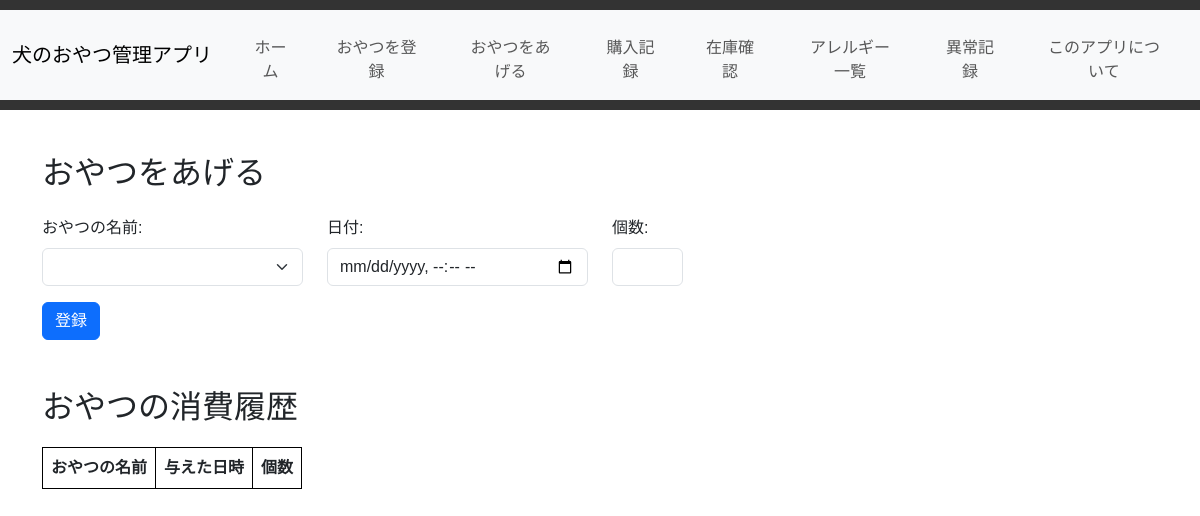
The page /give_snack on the database as committed earlier.
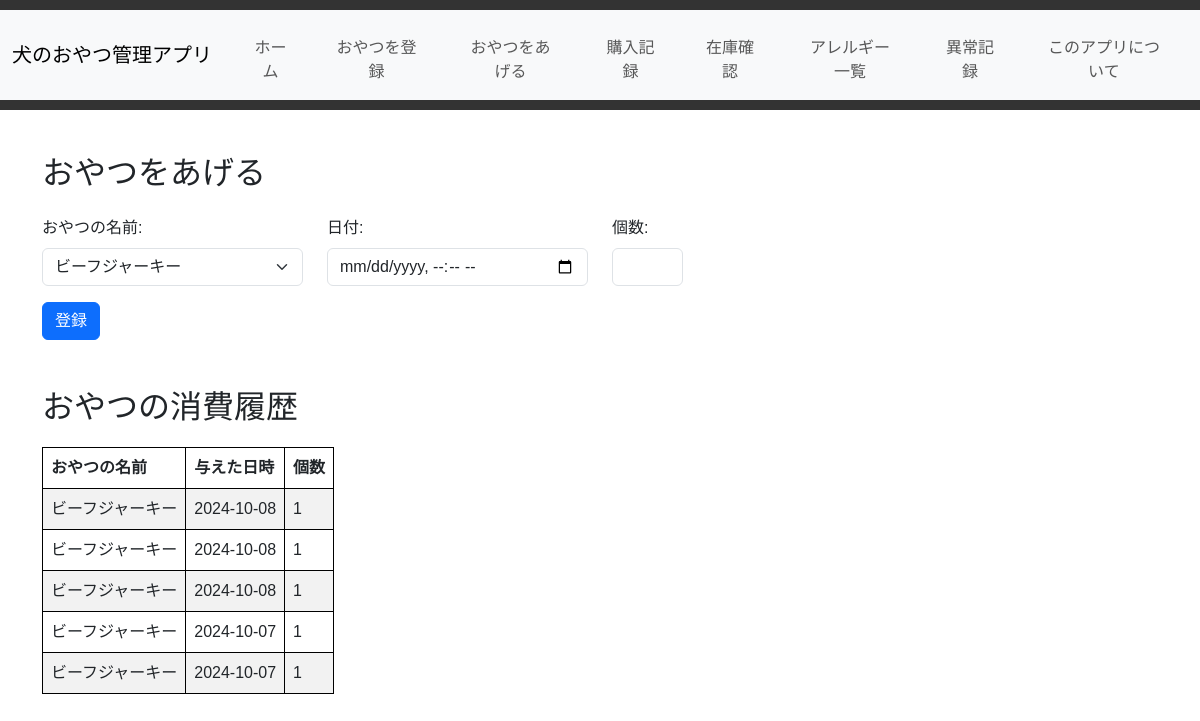
The same page on the database as committed later.
### tables this page shows
CREATE TABLE snack_giving (
            id INTEGER PRIMARY KEY AUTOINCREMENT,
            snack_id INTEGER NOT NULL,
            given_date TEXT NOT NULL,
            quantity INTEGER NOT NULL,
            FOREIGN KEY (snack_id) REFERENCES snacks(id)
        );

CREATE TABLE "snacks" (
	"id"	INTEGER,
	"name"	TEXT NOT NULL,
	"description"	TEXT,
	"purchase_date"	TEXT,
	"allergy_id"	INTEGER,
	PRIMARY KEY("id" AUTOINCREMENT),
	FOREIGN KEY("allergy_id") REFERENCES "allergies"("id")
);

### app.py (the view, shortened to what this page needs)
@app.route('/give_snack', methods=['GET', 'POST'])
def give_snack():
    conn = get_db_connection()
    snacks = conn.execute('SELECT id, name FROM snacks').fetchall()
    give_snack_history = conn.execute('''
        SELECT g.id, s.name, g.quantity, g.given_date
        FROM snack_giving g
        JOIN snacks s ON g.snack_id = s.id
        ORDER BY g.given_date DESC
    ''').fetchall()
    conn.close()
    return render_template('give_snack.html', snacks=snacks, give_snack_history=give_snack_history)

### app.py (called while the page is built)
def get_db_connection():
    conn = sqlite3.connect('dog_treats.db')
    conn.row_factory = sqlite3.Row
    return conn

### templates/give_snack.html (shortened to what this page needs)
{% extends 'base.html' %}
{% block content %}
    <div class="container my-4">
        <h2 class="mb-4">おやつをあげる</h2>
        <form method="POST" action="{{ url_for('give_snack') }}">
            <div class="row mb-3">
                <div class="col-md-3">
                    <label for="snack_id" class="form-label">おやつの名前:</label>
                    <select name="snack_id" id="snack_id" class="form-select">
                        {% for snack in snacks %}
                            <option value="{{ snack.id }}">{{ snack.name }}</option>
                        {% endfor %}
                    </select>
                </div>
                <div class="col-md-3">
                    <label for="given_date" class="form-label">日付:</label>
                    <input type="datetime-local" name="given_date" id="given_date" class="form-control" required>
                </div>
                <div class="col-md-1">
                    <label for="quantity" class="form-label">個数:</label>
                    <input type="number" name="quantity" id="quantity" class="form-control" min="1" required>
                </div>
            </div>
            <button type="submit" class="btn btn-primary">登録</button>
        </form>
        <h2 class="mt-5">おやつの消費履歴</h2>
        <div>
            <table class="table table-striped">
                <thead>
                    <tr>
                        <th>おやつの名前</th>
                        <th>与えた日時</th>
                        <th>個数</th>
                    </tr>
                </thead>
                <tbody  id="snack-table-body">
                    {% for entry in give_snack_history %}
                    <tr style="display: {% if loop.index <= 10 %}table-row{% else %}none{% endif %}">
                        <td>{{ entry.name }}</td>
                        <td>{{ entry.given_date }}</td>
                        <td>{{ entry.quantity }}</td>
                    </tr>
                    {% endfor %}
                </tbody>
            </table>
        </div>
    </div>
{% endblock %}

Rows that differ between the two databases and show on the page:
added snack_giving: name "ビーフジャーキー", given_date "2024-10-08", quantity "1"
added snack_giving: name "ビーフジャーキー", given_date "2024-10-08", quantity "1"
added snack_giving: name "ビーフジャーキー", given_date "2024-10-08", quantity "1"
added snack_giving: name "ビーフジャーキー", given_date "2024-10-07", quantity "1"
added snack_giving: name "ビーフジャーキー", given_date "2024-10-07", quantity "1"
Other text that changed with them:
form field snack_id: (not shown) → "ビーフジャーキー"
